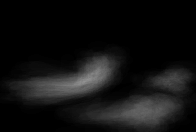
#> input picture MODEL/classes/0.png, 196 x 132 px; its folder holds 4 pictures in this run; the run also reads 2 pictures not shown here
$ jupyter execute --allow-errors execucao_detalhada.ipynb
#> lines starting #> are read from the running program, lines starting #| are printed output that depends on the picture
### modelo.py
import cv2
import numpy as np
import matplotlib.pyplot as plt
from skimage.measure import label,regionprops
import os
from numba import jit
from sklearn.metrics import precision_score,recall_score, confusion_matrix
from scipy.spatial.distance import mahalanobis

colors = {'artery':np.array([255,0,0]),
          'liver':np.array([255,0,255]),
          'stomach':np.array([0,255,0]),
          'vein':np.array([0,0,255])}
ORGAOS = ['artery', 'liver', 'stomach', 'vein']

# [20 lines left out: functions load, detect_main_area, not called in this run]

def clean(img):
    return (img * (detect_main_area(img))).astype('uint8')

# [19 lines left out: function create_reshape, not called in this run]

@jit(nopython = True)
def transform(imagem,scaler):
    newshape = 192,256
    newimagem = np.zeros(newshape,'uint8')
    for y in range(newshape[0]):
        ny = int((y / newshape[0]) * scaler[1] + scaler[0])
        for x in range(newshape[1]):
            nx = int((x / newshape[1]) * scaler[3] + scaler[2])
            newimagem[y,x] = imagem[ny,nx]
    return newimagem

@jit(nopython = True)
def reverse_transform(imagem,scaler):
    newshape = 768,1024
    newimagem = np.zeros(newshape,'uint8')
    indexesX = np.zeros(newshape[1],'int32')
    indexesY = np.zeros(newshape[0],'int32')
    for y in range(newshape[0]):
        ny = int(imagem.shape[0] * (y - scaler[0]) / scaler[1])
        indexesY[y] = ny
    for x in range(newshape[1]):
        nx = int(imagem.shape[1] * (x - scaler[2]) / scaler[3])
        indexesX[x] = nx
    indexesX[indexesX < 0] = 0
    indexesX[indexesX >= imagem.shape[1]] = imagem.shape[1] - 1
    indexesY[indexesY < 0] = 0
    indexesY[indexesY >= imagem.shape[0]] = imagem.shape[0] - 1
    for y in range(newshape[0]):
        ny = indexesY[y]
        for x in range(newshape[1]):
            nx = indexesX[x]
            newimagem[y,x] = imagem[ny,nx]
    return newimagem

@jit(nopython = True)
def euclidian(p1,p2):
    return np.abs(p1 - p2)

@jit(nopython = True)
def create_mask(img,trashold_adj,trashold_start,pixel,initial_color):
    img = img.astype('float32')
    ylim,xlim = img.shape[0],img.shape[1]
    imgclass = np.zeros(img.shape[:2],'uint8')
    q0 = list()
    q0.append(pixel)
    imgclass[pixel[1],pixel[0]] = 1
    while q0:
        p = q0.pop()
        x,y = p
        color = img[y,x]
        for X,Y in zip([x,x,x + 1,x - 1],[y + 1,y - 1,y,y]):
            if (not (-1 < X < xlim)) or (not (-1 < Y < ylim)):
                continue
            if imgclass[Y,X]:
                continue
            if euclidian(initial_color,img[Y,X]) > trashold_start:
                continue
            if euclidian(color,img[Y,X]) <= trashold_adj:
                imgclass[Y,X] = 1
                q0.append((X,Y))
    return imgclass * 255

# [12 lines left out: functions remove_black, transform_struc, not called in this run]

def reduce(img):
    n = 30
    return img[n:-n,n:-n].copy()

# [21 lines left out: functions reduce_struc, evaluate, conf_matrix, not called in this run]

_ = transform(np.zeros((10,10)),(1,1,1,1))
_ = reverse_transform(np.zeros((10,10)),(1,1,1,1))
_ = create_mask(np.zeros((5,5)),0,0,(0,0),0)

# [25 lines left out: functions cos_sim, find_IOU, not called in this run]


class Model:
    # [62 lines left out: functions __init__, predict, predict_score, get_best_class, not called in this run]
class Model_cos:
    def __init__(self,path,trasholds = {'artery': 5, 'liver': 1, 'stomach': 11, 'vein': 3}):
        self.templates_names = os.listdir(os.path.join(path,'classes'))
        self.classes = [cv2.imread(os.path.join(path,'classes',name),cv2.IMREAD_GRAYSCALE) for name in sorted(self.templates_names)]
        self.templates = {org:[cv2.imread(os.path.join(path,'templates',org,name),
                                          cv2.IMREAD_GRAYSCALE) for name in self.templates_names] for org in ORGAOS}
        self.trasholds = trasholds
        self.best_class = None
    # [56 lines left out: functions predict, predict_score, get_best_class, not called in this run]

class Model_2:
    def __init__(self,path,trasholds = {'artery': 5, 'liver': 1, 'stomach': 11, 'vein': 3}):
        self.templates_names = os.listdir(os.path.join(path,'classes'))
        self.classes = [cv2.imread(os.path.join(path,'classes',name),cv2.IMREAD_GRAYSCALE) for name in sorted(self.templates_names)]
        self.templates = {org:[cv2.imread(os.path.join(path,'templates',org,name),
                                          cv2.IMREAD_GRAYSCALE) for name in self.templates_names] for org in ORGAOS}
        self.trasholds = trasholds
        self.best_class = None
    # [55 lines left out: functions predict, predict_score, get_best_class, not called in this run]

### execucao_detalhada.ipynb
# Segmentação de órgãos e estruturas fetais em exames ultrassonográficos

## Descrição:

Para esta aplicação foi utilizado o dataset presente [neste link](https://data.mendeley.com/datasets/4gcpm9dsc3/1), com por volta de 1500 imagens coletadas de 169 participantes que contribuíram com um número váriavel de imagens da circunferência do abdômen fetal (CA). As participantes elegíveis foram gestantes com idade igual ou superior a 18 anos, em trabalho de parto ou com parto programado na Maternidade do Hospital Universitário Polydoro Ernani de São Thiago, em Florianópolis, Santa Catarina, Brasil.

Médicos especialistas usaram um protocolo de aquisição padronizado para obter imagens de ultrassom. Uma seção axial comum da CA fetal foi capturada, com medidas tomadas na parte mais larga do abdômen fetal, abrangendo o fígado. Esta seção abrangeu o estômago fetal, a artéria aorta, a coluna vertebral e a porção intra-hepática da veia umbilical.

As imagens  de ultrassom foram adquiridas usando uma variedade de dispositivos de ultrassom. Para o processo de anotação, foi empregado o software 3D Slicer para marcar e identificar cuidadosamente cada região de interesse e condição, como esteatose hepática e desequilíbrio metabólico. Depois que as imagens e anotações ficaram prontas, converteu-se as imagens de ultrassom para o formato PNG para facilitar a manipulação e análise. As anotações foram exportadas do 3D Slicer e salvas no formato .npy. Dentro de cada arquivo .npy, é incluído um dicionário que mapeia as estruturas anotadas para suas respectivas imagens.

### Inicializações:

[cell 1]
import numpy as np
import matplotlib.pyplot as plt
import matplotlib.patches as mpatches
import os
import pandas as pd
from modelo import load,Model_cos,Model_2,ORGAOS, colors,clean,create_reshape,transform,reduce, remove_black, find_IOU
from plot import img_with_labels, plot_pred
import seaborn as sns
import cv2
import random

[cell 2]
def plot_images(data_ex, title, with_labels=False):
    print(title)
    plt.figure(figsize=(30, 30))
    for i in range(len(data_ex)):
        plt.subplot(5, 5, i + 1)
        img, structures = data_ex[i]
        if with_labels:
            img = img_with_labels(img, structures)
        plt.imshow(img, 'gray' if not with_labels else None)
        plt.axis("off")

    if with_labels:
        legend_patches = [mpatches.Patch(color=color, label=label) for label, color in zip(ORGAOS, [cor/255 for cor in list(colors.values())])]
        plt.legend(handles=legend_patches, loc='upper left', fontsize=18, bbox_to_anchor=(1.1, 1))

    plt.show()

### Visão geral do dataset:

[cell 3]
folder = 'ARRAY_FORMAT'
#> (the rest of this cell did not finish here and is left out)

### Geração do modelo de classificação

A criação do modelo começa com a conversão das estruturas das imagens em vetores para facilitar o processo de clusterização. Esses vetores lineares são então agrupados utilizando o algoritmo K-Means, que organiza as imagens em 10 clusters com base nas similaridades de suas estruturas.

Para cada cluster identificado, é construído um modelo agregado das estruturas anatômicas. Esse modelo é gerado somando as estruturas escuras (artéria, estômago e veia) de todas as imagens pertencentes ao mesmo cluster, resultando em uma representação média das estruturas para aquele grupo específico. Além disso, templates detalhados para cada órgão (como artérias, fígado, estômago e veias) são criados dentro de cada cluster. Esses templates são gerados somando as estruturas correspondentes de cada órgão e, em seguida, normalizando pela quantidade de imagens no cluster.

Essa abordagem permite identificar padrões comuns entre as diferentes imagens e criar representações médias que refletem as características típicas das estruturas anatômicas presentes em cada grupo. Assim, o modelo final é composto por esses agregados médios e templates detalhados, proporcionando uma visão clara das variações estruturais e de representação de imagens entre os grupos.

Foram utilizados 2 métodos diferentes para a classificação de uma dada imagem dentro dos 10 clusters:

- **Cosseno de similaridade**: Para este método, as imagens template de cada classe têm fundo cinza e são subtraídas as estruturas escuras de cada elemento pertencente ao cluster e normalizado pelo número total dele. Isso gera imagens que devem naturalmente se parecer com as imagens que queremos processar.
- **Subtração simples normalizada**: Neste método, os templates começam em um fundo preto e as estruturas escuras são adicionadas e normalizadas. Isto é feito porque o template da classe será subtraído da imagem de interesse, reduzindo a soma total dos pixels do objeto de análise. No entanto, as zonas escuras dos órgãos artéria, estômago e veia que serão subtraídas de um valor e, caso a imagem template seja parecida com a imagem de análise, a soma dos pixels da imagem de subtração será semelhante à imagem em questão, pois as intensidades negativas dos pixels são mantidas em 0.


#### Templetes para o modelo que usa subtração para classificar:

[cell 4]
folder_class = 'MODEL/classes'
data_files_class = [os.path.join(folder_class,name) for name in sorted(os.listdir(folder_class))]


n = len(data_files_class)
num_rows = 2
num_cols = n//num_rows


fig, axes = plt.subplots(num_rows, num_cols, figsize=(20, 10))

for img_idx, img_path in enumerate(data_files_class):
    img = cv2.imread(img_path, cv2.IMREAD_GRAYSCALE)
#> img is the input picture: shape (132, 196); min 0, max 146, mean 17.1
    class_number = img_path.split('/')[-1].split('.')[0]
    row_idx = img_idx // num_cols
    col_idx = img_idx % num_cols
    ax = axes[row_idx, col_idx]
    ax.imshow(img, cmap='gray')
    ax.axis('off')
    ax.set_title(f'Classe {class_number}', fontsize=12)


plt.tight_layout()
plt.show()
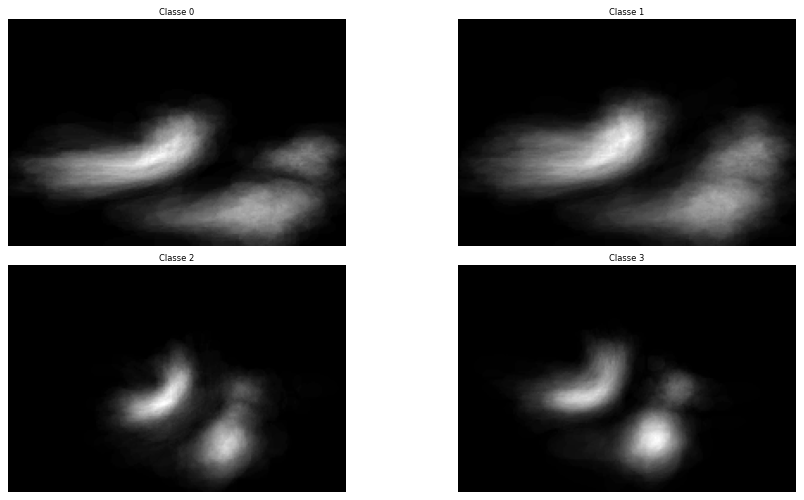
#> figure drawn by matplotlib, 4 panels

#### Templetes para o modelo que cosseno de similaridade

[cell 5]
folder_class_c = 'MODEL_c/classes'
data_files_class_c = [os.path.join(folder_class_c,name) for name in sorted(os.listdir(folder_class_c))]


n = len(data_files_class_c)
num_rows = 2
num_cols = n//num_rows


fig, axes = plt.subplots(num_rows, num_cols, figsize=(20, 10))

for img_idx, img_path in enumerate(data_files_class_c):
    img = cv2.imread(img_path, cv2.IMREAD_GRAYSCALE)
    class_number = img_path.split('/')[-1].split('.')[0]
    row_idx = img_idx // num_cols
    col_idx = img_idx % num_cols
    ax = axes[row_idx, col_idx]
    ax.imshow(img,vmax=255, cmap='gray')
    ax.axis('off')
    ax.set_title(f'Classe {class_number}', fontsize=12)


plt.tight_layout()
plt.show()
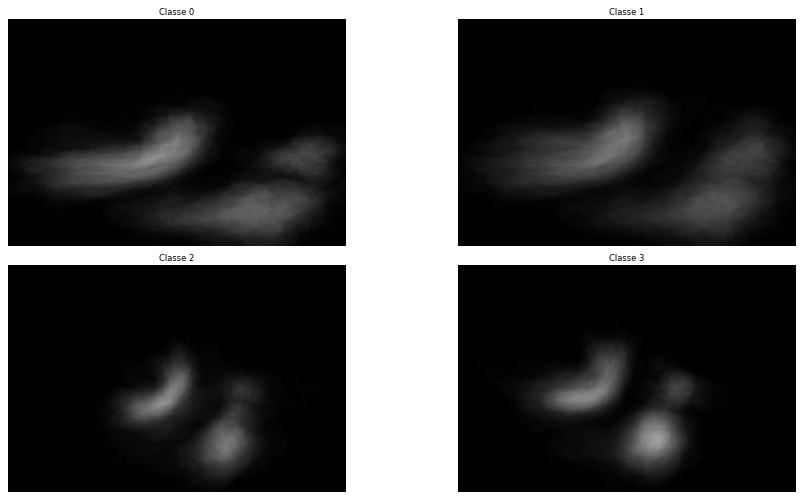
#> figure drawn by matplotlib, 4 panels

### Pipeline de processamento:

#### Classificação:

**Passo 1**: Limpeza das imagens usando utilizando operações morfológicas de erosão e dilatação para processar a máscara e escolher a maior região conectada da imagem.

**Passo 2**: Para padronizar as imagens é feito o reshape.

**Passo 3**: É feita também a remoção das bordas da imagens e retirado o fundo preto.

**Passo 4**: É realizado o calculo de similiariade entre as imagens em questão e os templates de classes do modelo criado com o uso de K-means.

#> (a cell that did not finish here is left out)

#### Inferência:

Após a identificação da melhor classe (modelo), são utilizados templates específicos associados aos órgãos para inferir a presença dessas estruturas na imagem.

[cell 7]
model_sub = Model_2("MODEL")
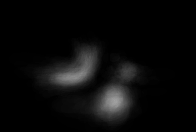
#> input picture MODEL/classes/3.png, 196 x 132 px
model_cos =Model_cos("MODEL_c")
#> (the rest of this cell did not finish here and is left out)

### Resultados:

[cell 8]
table_precision = pd.read_csv('results/precision_data.csv', index_col=0)
#> (reads results/precision_data.csv from the repository)
table_recall = pd.read_csv('results/recall_data.csv', index_col=0)
#> (reads results/recall_data.csv from the repository)

[cell 9]
ORGAOS = table_precision.index.tolist()
fig, axes = plt.subplots(2, 1, figsize=(10, 10))
axes[0].bar(ORGAOS, table_precision['Model_2_10classes'], color='blue', alpha=0.5, label='Model 2')
axes[0].bar(ORGAOS, table_precision['Model_Cos_10classes'], color='red', alpha=0.5, label='Model Cos')
axes[0].set_title('Precision Comparison - 10 classes')
axes[0].legend()

axes[1].bar(ORGAOS, table_recall['Model_2_10classes'], color='blue', alpha=0.5, label='Model 2')
axes[1].bar(ORGAOS, table_recall['Model_Cos_10classes'], color='red', alpha=0.5, label='Model Cos')
axes[1].set_title('Recall Comparison - 10 classes')
axes[1].legend()

plt.show()
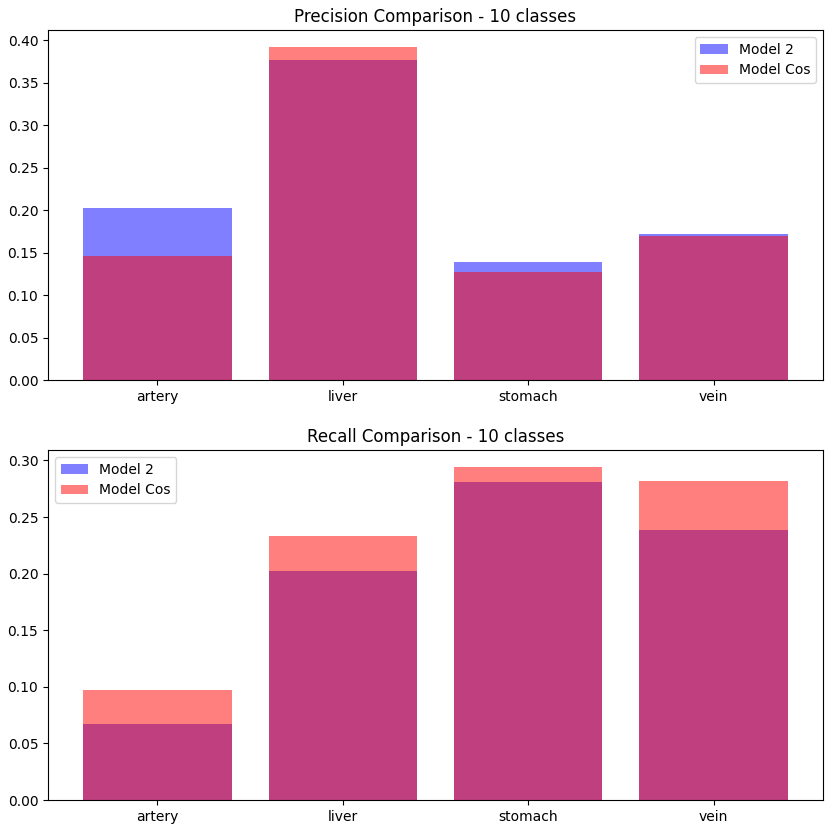
#> figure drawn by matplotlib, 2 panels; panel 1: tallest bar 0.376 high, from x = 0.6 to 1.4; panel 1: tallest bar 0.392 high, from x = 0.6 to 1.4; panel 2: tallest bar 0.281 high, from x = 1.6 to 2.4; panel 2: tallest bar 0.294 high, from x = 1.6 to 2.4

[cell 10]
iou_sums_sub = {org: 0 for org in ORGAOS}
iou_sums_cos = {org: 0 for org in ORGAOS}
iou_counts = {org: 0 for org in ORGAOS}


#> (the rest of this cell did not finish here and is left out)

[cell 11]
organs = list(ORGAOS)
#> (the rest of this cell did not finish here and is left out)
